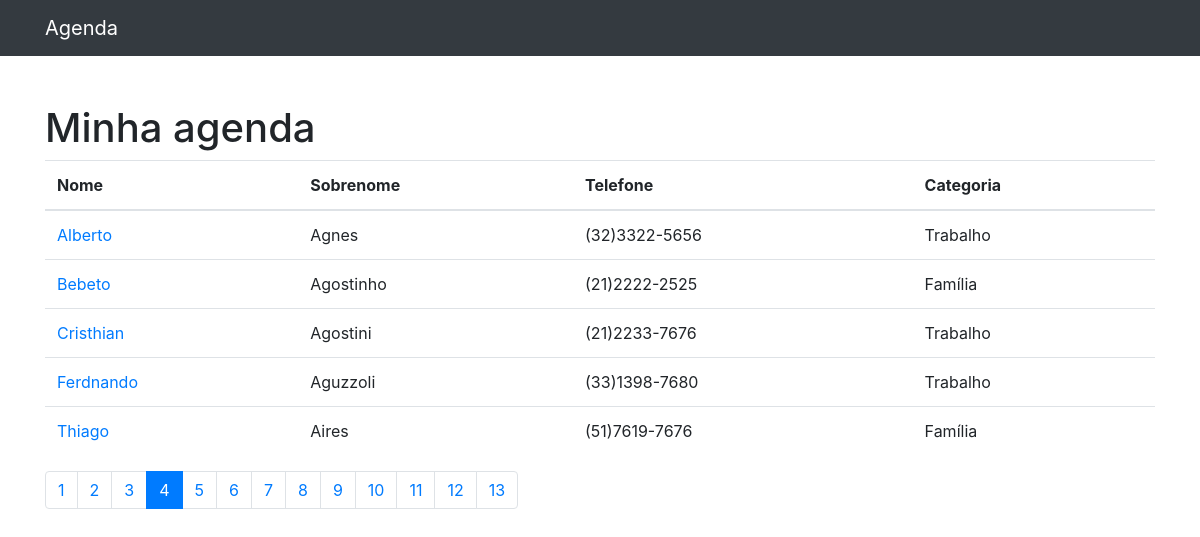
/?p=4, run on the app's committed database.
### contato/models.py (models this page shows, shortened)
class ContatoDj(models.Model):
    nome = models.CharField(max_length=255)
    sobreNome = models.CharField(max_length=255, blank=True)
    telefone = models.CharField(max_length=255)
    email = models.CharField(max_length=255, blank=True)
    data_criacao = models.DateTimeField(default=timezone.now)
    descricao = models.CharField(max_length=255, blank=True)
    categoria = models.ForeignKey(Categoria, on_delete=models.DO_NOTHING)
    exibir = models.BooleanField(default=True)

class Categoria(models.Model):
    nome = models.CharField(max_length=255)
    def __str__(self):
        return self.nome

### contato/views.py (the view)
# urls.py: path('', views.index, name='index'),
def index(request):
    recebeDbContatos = ContatoDj.objects.all()
    paginator = Paginator(recebeDbContatos, 7)
    page = request.GET.get('p')
    recebeDbContatos = paginator.get_page(page)
    return render(request, 'contato/index.html', {
        'HtmlContatos' : recebeDbContatos
    })

### contato/templates/contato/index.html
{%extends 'djHtmlBase.html'%} {%block conteudo%}
<table class="table">
  <thead>
    <tr>
      <th>Nome</th>
      <th>Sobrenome</th>
      <th>Telefone</th>
      <th>Categoria</th>
    </tr>
  </thead>
  <tbody>
    {%for contato in HtmlContatos %}
      {%if contato.exibir%}
      <tr>
        <td>
          <a href="{%url 'exibeContato' contato.id%}">{{contato.nome}}</a>
        </td>
        <td>{{contato.sobreNome}}</td>
        <td>{{contato.telefone}}</td>
        <td>{{contato.categoria}}</td>
      </tr>
      {%endif%}
    {%endfor%}
  </tbody>
</table>
<nav aria-label="Page navigation example">
  <ul class="pagination">
    {%for pagina in HtmlContatos.paginator.page_range%}
      {%if HtmlContatos.number == pagina%}
        <li class="page-item active">
          <a class="page-link" href="?p={{pagina}}">{{pagina}}</a>
        </li>
      {%else%}
        <li class="page-item">
          <a class="page-link" href="?p={{pagina}}">{{pagina}}</a>
        </li>
      {%endif%}
    {%endfor%}
  </ul>
</nav>
{%endblock%}

### data on the page
ContatoDj: nome "Alberto", sobreNome "Agnes", telefone "(32)3322-5656", categoria "Trabalho"
ContatoDj: nome "Bebeto", sobreNome "Agostinho", telefone "(21)2222-2525", categoria "Família"
ContatoDj: nome "Cristhian", sobreNome "Agostini", telefone "(21)2233-7676", categoria "Trabalho"
ContatoDj: nome "Ferdnando", sobreNome "Aguzzoli", telefone "(33)1398-7680", categoria "Trabalho"
ContatoDj: nome "Thiago", sobreNome "Aires", telefone "(51)7619-7676", categoria "Família"

### other printed values
{{ pagina }} "1" "2" "3" "5" "6" "7" "8" "9" "10" "11" "12" "13"
{{ pagina }} "4"
